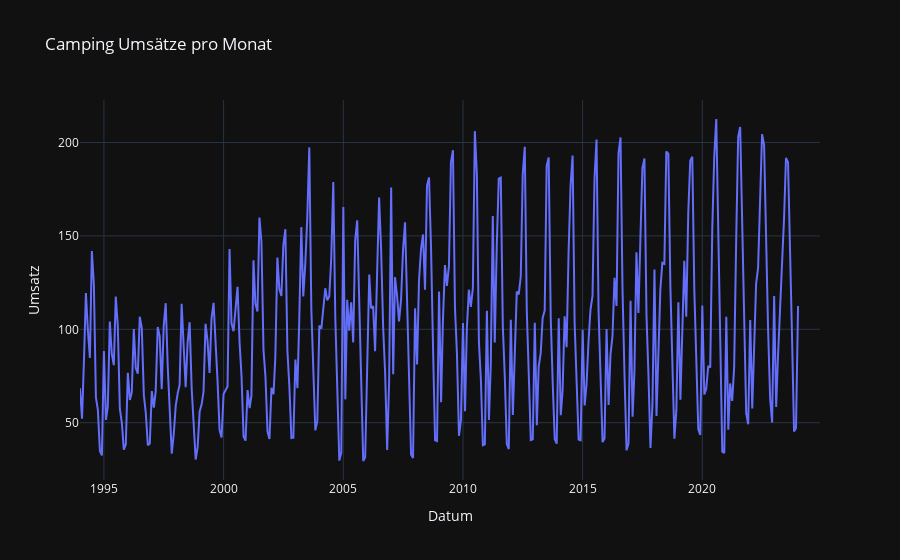

This figure's notebook cell:
### Code cell
fig = px.line(df_gastro_camping, x='datum', y='umsatz', title='Camping Umsätze pro Monat', labels={'datum': 'Datum', 'umsatz': 'Umsatz'}, hover_name='umsatz')
fig.show()

### Figure 1 — Plotly figure (JSON) as saved in the notebook; plotly's stock layout.template omitted (floating-point values rounded to 4 significant figures; data arrays with more than 128 entries replaced by an {"elided": "..."} marker saying what was removed)
{"data": [{"hovertemplate": "<b>%{hovertext}</b><br><br>Datum=%{x}<br>Umsatz=%{y}<extra></extra>", "hovertext": {"elided": "372 float values"}, "legendgroup": "", "line": {"color": "#636efa", "dash": "solid"}, "marker": {"symbol": "circle"}, "mode": "lines", "name": "", "orientation": "v", "showlegend": false, "x": {"elided": "372 str values"}, "xaxis": "x", "y": {"elided": "372 float values"}, "yaxis": "y", "type": "scatter"}], "layout": {"xaxis": {"anchor": "y", "domain": [0.0, 1.0], "title": {"text": "Datum"}}, "yaxis": {"anchor": "x", "domain": [0.0, 1.0], "title": {"text": "Umsatz"}}, "legend": {"tracegroupgap": 0}, "title": {"text": "Camping Umsätze pro Monat"}}}
